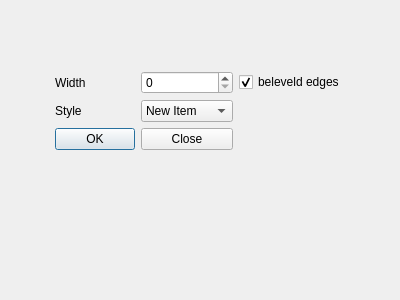
<?xml version="1.0" encoding="UTF-8"?>
<ui version="4.0">
 <class>PenPropertiesDlg</class>
 <widget class="QDialog" name="PenPropertiesDlg">
  <property name="geometry">
   <rect>
    <x>0</x>
    <y>0</y>
    <width>400</width>
    <height>300</height>
   </rect>
  </property>
  <property name="windowTitle">
   <string>Pen Properties</string>
  </property>
  <layout class="QGridLayout" name="gridLayout">
   <item row="0" column="0" rowspan="6" colspan="2">
    <layout class="QHBoxLayout" name="horizontalLayout_3"/>
   </item>
   <item row="7" column="1" colspan="6">
    <layout class="QHBoxLayout" name="horizontalLayout_2"/>
   </item>
   <item row="6" column="3" colspan="2">
    <spacer name="horizontalSpacer">
     <property name="orientation">
      <enum>Qt::Horizontal</enum>
     </property>
     <property name="sizeHint" stdset="0">
      <size>
       <width>173</width>
       <height>20</height>
      </size>
     </property>
    </spacer>
   </item>
   <item row="1" column="3">
    <widget class="QSpinBox" name="spinBox"/>
   </item>
   <item row="1" column="4">
    <widget class="QCheckBox" name="checkBox">
     <property name="text">
      <string>beleveld edges</string>
     </property>
     <property name="checked">
      <bool>true</bool>
     </property>
     <property name="tristate">
      <bool>false</bool>
     </property>
    </widget>
   </item>
   <item row="1" column="2">
    <widget class="QLabel" name="label">
     <property name="text">
      <string>Width</string>
     </property>
    </widget>
   </item>
   <item row="2" column="2">
    <widget class="QLabel" name="label_2">
     <property name="text">
      <string>Style</string>
     </property>
    </widget>
   </item>
   <item row="2" column="3">
    <widget class="QComboBox" name="comboBox">
     <item>
      <property name="text">
       <string>New Item</string>
      </property>
     </item>
     <item>
      <property name="text">
       <string>Dashdotted</string>
      </property>
     </item>
    </widget>
   </item>
   <item row="3" column="2">
    <widget class="QPushButton" name="pushButton">
     <property name="text">
      <string>OK</string>
     </property>
    </widget>
   </item>
   <item row="3" column="3">
    <widget class="QPushButton" name="pushButton_2">
     <property name="text">
      <string>Close</string>
     </property>
    </widget>
   </item>
  </layout>
 </widget>
 <resources/>
 <connections/>
</ui>
